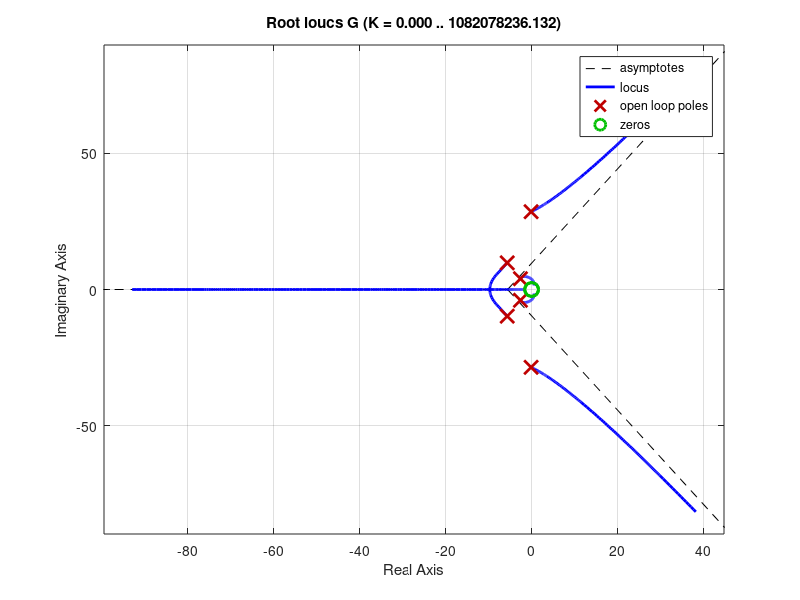

Write the MATLAB code that produced this figure.
close all
clear all

s = tf('s');

% actuator transfer function
A = 10.26/(s^2+11.31*s+127.9);

% floor's transfer function
F = 0.00006667*s^2/(s^2+0.2287*s+817.3);

% sensor transfer function
M = s/(s^2+5.181*s+22.18);

% Feedforward transfer function (no K)
G = A*F*M;
rlocus(G);


